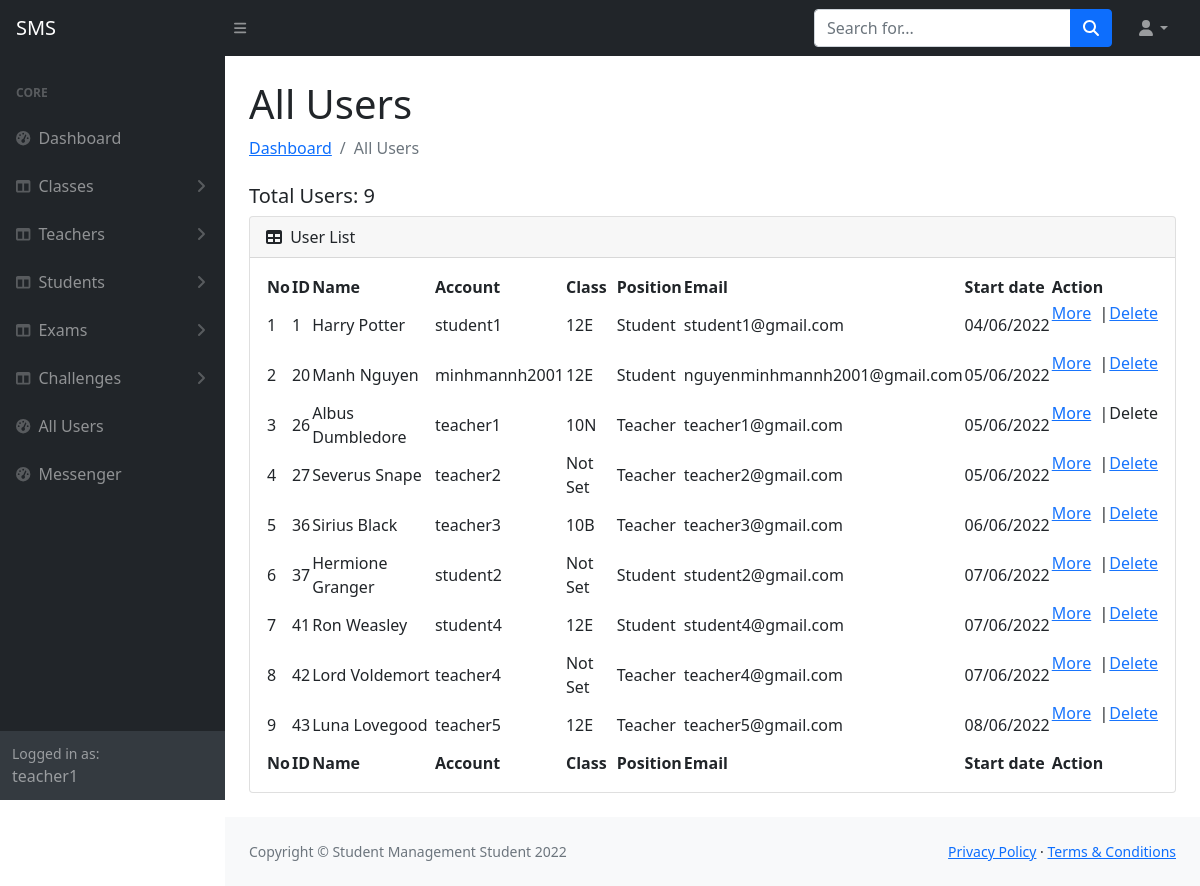
The page /all-users.php (signed in) on the database its author committed.
### tables this page shows
CREATE TABLE `Users` (
  `user_id` int(6) UNSIGNED NOT NULL,
  `user_firstname` varchar(20) NOT NULL,
  `user_lastname` varchar(20) NOT NULL,
  `user_email` varchar(50) NOT NULL,
  `user_phone_number` varchar(20) NOT NULL,
  `user_class` varchar(10) DEFAULT NULL,
  `user_gender` varchar(10) DEFAULT NULL,
  `user_date_of_birth` datetime DEFAULT NULL,
  `user_photo` varchar(100) DEFAULT NULL,
  `user_account` varchar(30) NOT NULL,
  `user_password` varchar(100) NOT NULL,
  `user_position` varchar(10) NOT NULL,
  `user_start_date` datetime DEFAULT current_timestamp()
);

### all-users.php (the view, shortened to what this page needs)
<?php
    $username = $_SESSION['username'];
    $position = $_SESSION['position'];
?>
<!DOCTYPE html>
<html lang="en">
    <head>
        <link href="https://cdn.jsdelivr.net/npm/simple-datatables@latest/dist/style.css" rel="stylesheet" />
        <link href="css/styles2.css" rel="stylesheet" />
        <link rel="stylesheet" href="https://cdn.datatables.net/1.12.1/css/jquery.dataTables.min.css">
    </head>
    <body class="sb-nav-fixed">
        <?php include 'admin-panel-topbar.php' ?>
        <div id="layoutSidenav">
        <?php include 'admin-panel-sidebar.php' ?>
            <div id="layoutSidenav_content">
                <main>
                    <div class="container-fluid px-4">
                        <h1 class="mt-4">All Users</h1>
                        <ol class="breadcrumb mb-4">
                            <li class="breadcrumb-item"><a href="admin-panel.php">Dashboard</a></li>
                            <li class="breadcrumb-item active">All Users</li>
                        </ol>
                        <?php
                            $stmt = $conn->prepare("SELECT * FROM Users");
                            $stmt->execute();
                            $users = $stmt->fetchAll(PDO::FETCH_ASSOC);
                            $nb_users = count($users);
                            echo "<h5 style='margin-top: 20px;'>Total Users: $nb_users</h5>";
                        ?>
                        <div class="card mb-4">
                            <div class="card-header">
                                <i class="fas fa-table me-1"></i>
                                User List
                            </div>
                            <div class="card-body">
                                <table id="datatablesSimple"  class="hover stripe row-border" style="width:100%">
                                    <thead>
                                        <tr>
                                            <th>No</th>
                                            <th>ID</th>
                                            <th>Name</th>
                                            <th>Account</th>
                                            <th>Class</th>
                                            <th>Position</th>
                                            <th>Email</th>
                                            <th>Start date</th>
                                            <th>Action</th>
                                        </tr>
                                    </thead>
                                    <tfoot>
                                        <tr>
                                            <th>No</th>
                                            <th>ID</th>
                                            <th>Name</th>
                                            <th>Account</th>
                                            <th>Class</th>
                                            <th>Position</th>
                                            <th>Email</th>
                                            <th>Start date</th>
                                            <th>Action</th>
                                        </tr>
                                    </tfoot>
                                    <tbody>
                                        <?php
                                            $count = 1;
                                            $stmt = $conn->prepare("SELECT * FROM Users;");
                                            $stmt->execute();
                                            $teachers = $stmt->fetchAll(PDO::FETCH_ASSOC);
                                            foreach ($teachers as $teacher) {
                                                $teacher_id = $teacher['user_id'];
                                                $teacher_name = $teacher['user_firstname'] . ' ' . $teacher['user_lastname'];
                                                $teacher_username = $teacher['user_account'];
                                                if ($teacher['user_class'] == '') {
                                                    $teacher_class = 'Not Set';
                                                } else {
                                                    $teacher_class = $teacher['user_class'];
                                                }
                                                $teacher_position = $teacher['user_position'];
                                                $teacher_email = $teacher['user_email'];
                                                $teacher_start_date = $teacher['user_start_date'];
                                                $teacher_start_date = date_create($teacher_start_date);
                                                $teacher_start_date = date_format($teacher_start_date, "d/m/Y");
                                                echo "
                                                <tr>
                                                    <td>$count</td>
                                                    <td>$teacher_id</td>
                                                    <td>$teacher_name</td>
                                                    <td>$teacher_username</td>
                                                    <td>$teacher_class</td>
                                                    <td>$teacher_position</td>
                                                    <td>$teacher_email</td>
                                                    <td>$teacher_start_date</td>
                                                ";
                                                if ($teacher_username == $username and $position == "Teacher") {
                                                    echo "
                                                        <td class='d-flex'>
                                                            <a href='user-profile.php'>More</a>
                                                            &nbsp
                                                            |
                                                            &nbsp
                                                            <a disabled>Delete</a>
                                                        </td>
                                                    </tr>
                                                    ";
                                                } else if ($position == "Teacher") {
                                                    echo "
                                                            <td class='d-flex'>
                                                            <form action='user-profile.php' method='GET'>
                                                                <input type='hidden' value='$teacher_username' name='username'>
                                                                <button class='link-button' type='submit'>More</button>
                                                            </form>
                                                            &nbsp
                                                            |
                                                            &nbsp
                                                            <form action='delete-user.php' id='delete-form$count' onsubmit='event.preventDefault(); modal_confirm_appear($count);' method='POST'>
                                                                <input type='hidden' value='$teacher_username' name='username'>
                                                                <button class='link-button' type='submit'>Delete</button>
                                                            </form>
                                                        </td>
                                                    </tr>";
                                                }
                                                $count += 1;
                                            }
                                        ?>
                                    </tbody>
                                </table>
                            </div>
                        </div>
                    </div>
                </main>
                <footer class="py-4 bg-light mt-auto">
                    <div class="container-fluid px-4">
                        <div class="d-flex align-items-center justify-content-between small">
                            <div class="text-muted">Copyright &copy; Student Management Student 2022</div>
                            <div>
                                <a href="#">Privacy Policy</a>
                                &middot;
                                <a href="#">Terms &amp; Conditions</a>
                            </div>
                        </div>
                    </div>
                </footer>
            </div>
        </div>
    </body>
</html>

### admin-panel-topbar.php (shortened to what this page needs)
<nav class="sb-topnav navbar navbar-expand navbar-dark bg-dark">
    <a class="navbar-brand ps-3" href="index.php">SMS</a>
    <button class="btn btn-link btn-sm order-1 order-lg-0 me-4 me-lg-0" id="sidebarToggle" href="#!"><i class="fas fa-bars"></i></button>
    <form class="d-none d-md-inline-block form-inline ms-auto me-0 me-md-3 my-2 my-md-0">
        <div class="input-group">
            <input class="form-control" type="text" placeholder="Search for..." aria-label="Search for..." aria-describedby="btnNavbarSearch" />
            <button class="btn btn-primary" id="btnNavbarSearch" type="button"><i class="fas fa-search"></i></button>
        </div>
    </form>
    <ul class="navbar-nav ms-auto ms-md-0 me-3 me-lg-4">
        <li class="nav-item dropdown">
            <a class="nav-link dropdown-toggle" id="navbarDropdown" href="#" role="button" data-bs-toggle="dropdown" aria-expanded="false"><i class="fas fa-user fa-fw"></i></a>
        </li>
    </ul>
</nav>

### admin-panel-sidebar.php (shortened to what this page needs)
<div id="layoutSidenav_nav">
    <nav class="sb-sidenav accordion sb-sidenav-dark" id="sidenavAccordion">
        <div class="sb-sidenav-menu">
            <div class="nav">
                <div class="sb-sidenav-menu-heading">Core</div>
                <a class="nav-link" href="admin-panel.php">
                    <div class="sb-nav-link-icon"><i class="fas fa-tachometer-alt"></i></div>
                    Dashboard
                </a>
                <?php
                    if ($position == "Teacher") {
                        echo "
                            <a class='nav-link collapsed' href='#' data-bs-toggle='collapse' data-bs-target='#collapseLayouts-class' aria-expanded='false' aria-controls='collapseLayouts'>
                                <div class='sb-nav-link-icon'><i class='fas fa-columns'></i></div>
                                Classes
                                <div class='sb-sidenav-collapse-arrow'><i class='fas fa-angle-down'></i></div>
                            </a>
                            <a class='nav-link collapsed' href='#' data-bs-toggle='collapse' data-bs-target='#collapseLayouts-teacher' aria-expanded='false' aria-controls='collapseLayouts'>
                                <div class='sb-nav-link-icon'><i class='fas fa-columns'></i></div>
                                Teachers
                                <div class='sb-sidenav-collapse-arrow'><i class='fas fa-angle-down'></i></div>
                            </a>
                            <a class='nav-link collapsed' href='#' data-bs-toggle='collapse' data-bs-target='#collapseLayouts-student' aria-expanded='false' aria-controls='collapseLayouts'>
                            <div class='sb-nav-link-icon'><i class='fas fa-columns'></i></div>
                            Students
                            <div class='sb-sidenav-collapse-arrow'><i class='fas fa-angle-down'></i></div>
                            </a>
                            <a class='nav-link collapsed' href='#' data-bs-toggle='collapse' data-bs-target='#collapseLayouts-exam' aria-expanded='false' aria-controls='collapseLayouts'>
                                <div class='sb-nav-link-icon'><i class='fas fa-columns'></i></div>
                                Exams
                                <div class='sb-sidenav-collapse-arrow'><i class='fas fa-angle-down'></i></div>
                            </a>
                            <a class='nav-link collapsed' href='#' data-bs-toggle='collapse' data-bs-target='#collapseLayouts-challenge' aria-expanded='false' aria-controls='collapseLayouts'>
                                <div class='sb-nav-link-icon'><i class='fas fa-columns'></i></div>
                                Challenges
                                <div class='sb-sidenav-collapse-arrow'><i class='fas fa-angle-down'></i></div>
                            </a>
                        ";
                    }
                ?>
                <?php
                    $db_servername = "localhost";
                    $db_username = "root";
                    $db_password = "";
                    $db_name = "test";
                    try {
                        $conn = new PDO("mysql:host=$db_servername;port=$db_port;dbname=$db_name", $db_username, $db_password, array(PDO::MYSQL_ATTR_INIT_COMMAND => 'SET NAMES utf8'));
                        $conn->setAttribute(PDO::ATTR_ERRMODE, PDO::ERRMODE_EXCEPTION);
                    } catch(PDOException $e) {
                        $conn->rollback();
                        echo "Error: " . $e->getMessage();
                        header('Location: 500.html', true, 301);
                    }
                    $stmt = $conn->prepare("SELECT * FROM Users WHERE user_account = :user_account;");
                    $stmt->bindParam(':user_account', $username);
                    $stmt->execute();
                ?>
                <a class="nav-link" href="all-users.php">
                    <div class="sb-nav-link-icon"><i class="fas fa-tachometer-alt"></i></div>
                    All Users
                </a>
                <a class="nav-link" href="message-section.php">
                    <div class="sb-nav-link-icon"><i class="fas fa-tachometer-alt"></i></div>
                    Messenger&nbsp&nbsp
                </a>
                </div>
        </div>
        <div class="sb-sidenav-footer">
            <div class="small">Logged in as:</div>
            <?php
                $user_username = $_SESSION['username'];
                echo "$user_username";
            ?>
        </div>
    </nav>
</div>

### all-users.php (style rules this page uses)
.link-button { background: none!important; border: none; padding: 0!important; color: #1774fd; text-decoration: underline; cursor: pointer; }

### rows shown on the page
users: user_id "1", teacher_name "Harry Potter", user_account "student1", user_class "12E", user_position "Student", user_email "student1@gmail.com", user_start_date "04/06/2022"
users: user_id "20", teacher_name "Manh Nguyen", user_account "minhmannh2001", user_class "12E", user_position "Student", user_email "nguyenminhmannh2001@gmail.com", user_start_date "05/06/2022"
users: user_id "26", teacher_name "Albus Dumbledore", user_account "teacher1", user_class "10N", user_position "Teacher", user_email "teacher1@gmail.com", user_start_date "05/06/2022", shows "More"
users: user_id "27", teacher_name "Severus Snape", user_account "teacher2", user_class "Not Set", user_position "Teacher", user_email "teacher2@gmail.com", user_start_date "05/06/2022"
users: user_id "36", teacher_name "Sirius Black", user_account "teacher3", user_class "10B", user_position "Teacher", user_email "teacher3@gmail.com", user_start_date "06/06/2022"
users: user_id "37", teacher_name "Hermione Granger", user_account "student2", user_class "Not Set", user_position "Student", user_email "student2@gmail.com", user_start_date "07/06/2022"
users: user_id "41", teacher_name "Ron Weasley", user_account "student4", user_class "12E", user_position "Student", user_email "student4@gmail.com", user_start_date "07/06/2022"
users: user_id "42", teacher_name "Lord Voldemort", user_account "teacher4", user_class "Not Set", user_position "Teacher", user_email "teacher4@gmail.com", user_start_date "07/06/2022"
users: user_id "43", teacher_name "Luna Lovegood", user_account "teacher5", user_class "12E", user_position "Teacher", user_email "teacher5@gmail.com", user_start_date "08/06/2022"

### other values the page prints
$user_username "teacher1"
$nb_users "9"
